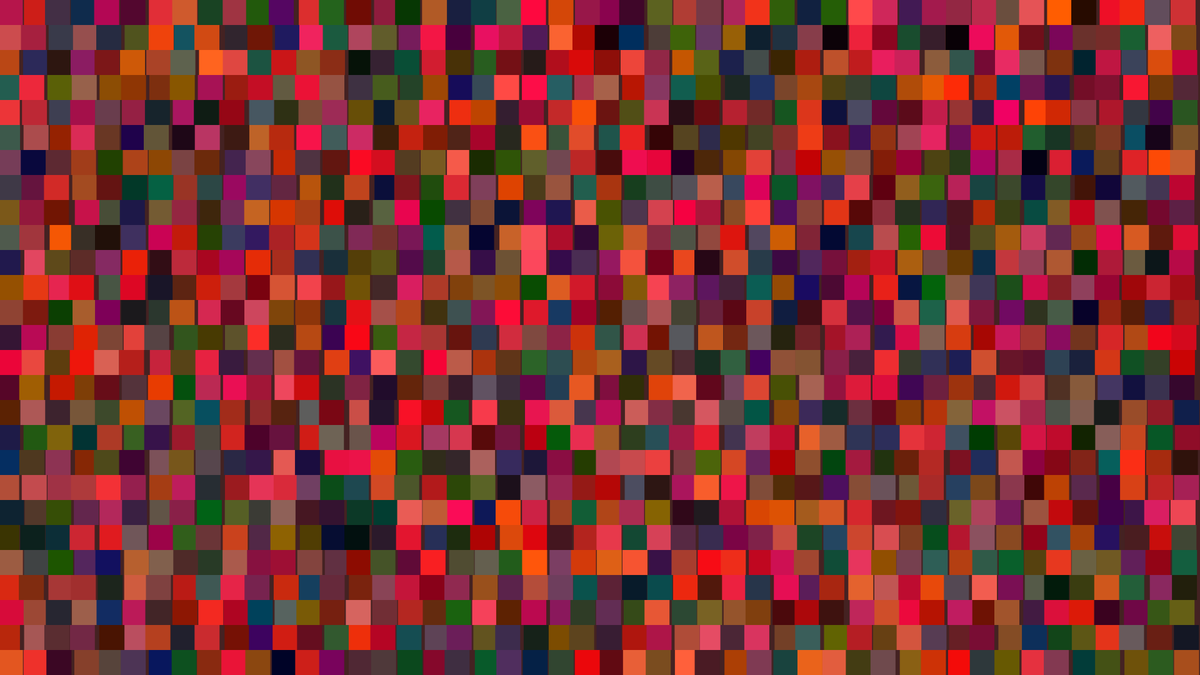
Frame 1 (no input)
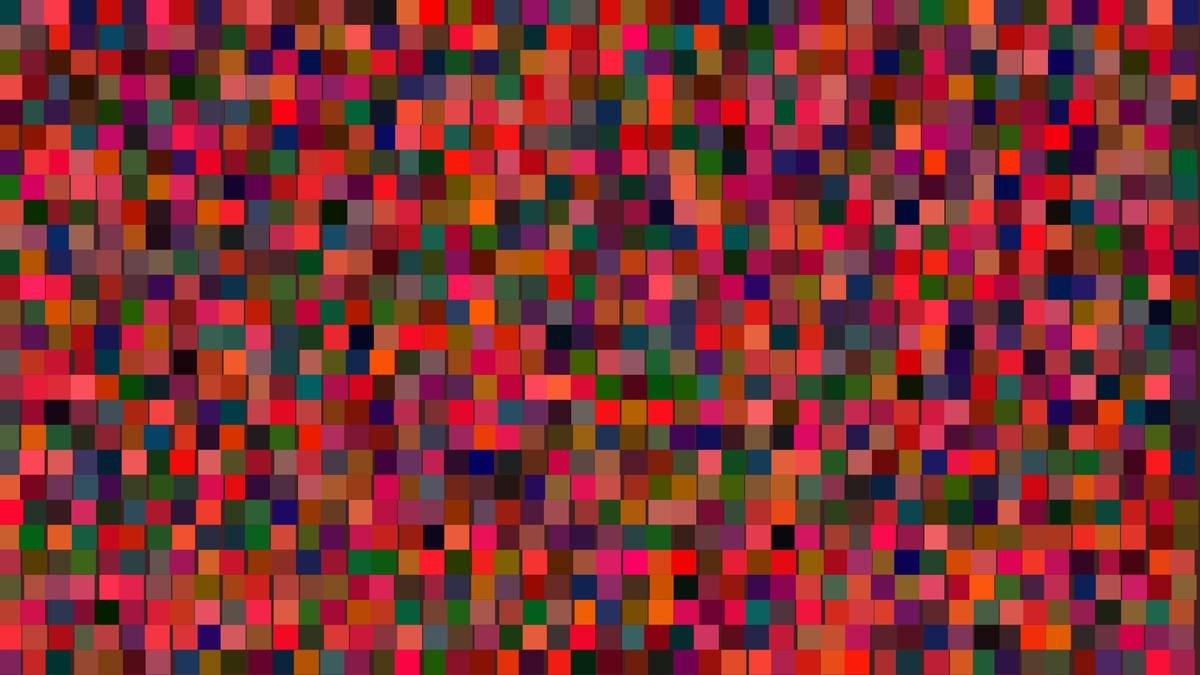
Frame 60 (no input)
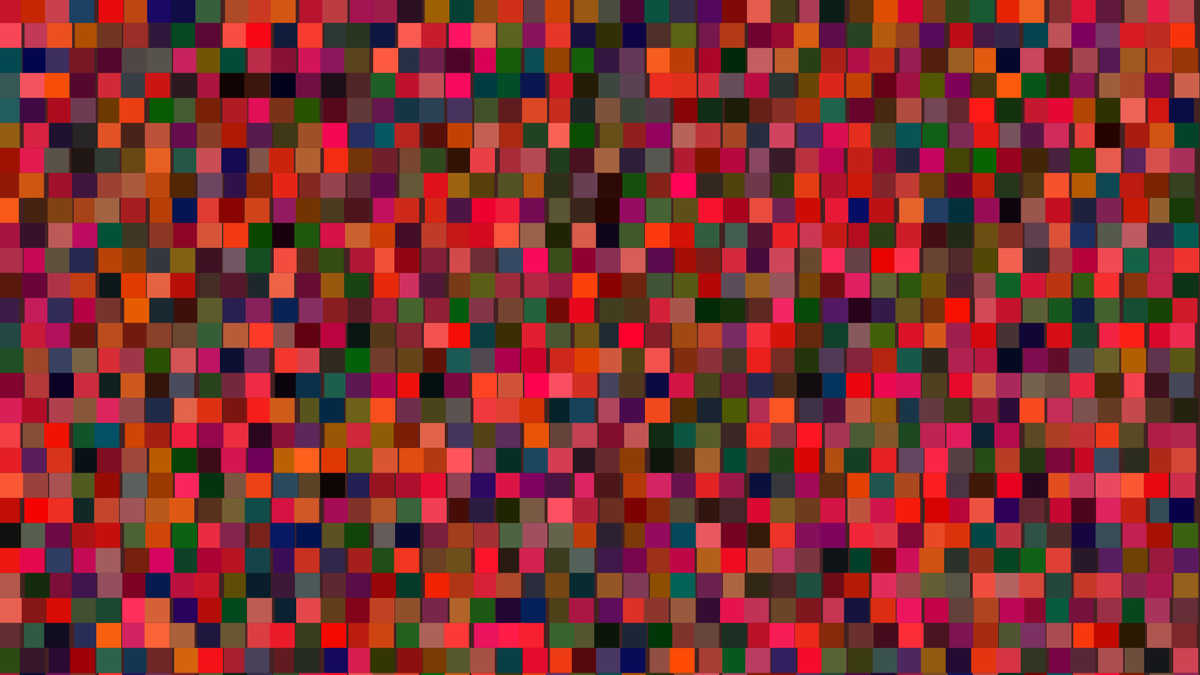
Frame 120 (the mouse pressed at the canvas centre since frame 60)

The p5.js sketch that drew these frames (run headless with seeded random() and noise() and a simulated clock; from frame 60 on, the mouse is pressed at the canvas centre):

// p5.js sketch
// ── sketch.js
  let squareArr = [];
  let squareSize = 40;
  let squareY = 0;

  function setup()
    {
        createCanvas(1920, 1080);
        while(squareArr.length<width/squareSize)
          {
            populate();
          }
        console.log("array:"+squareArr.length);
        console.log(width/squareSize);
        console.log(height/squareSize);
        console.log(squareArr);
        frameRate(24);
    }
  function draw()
    {
        background('rgb(68,34,34)');
        drawSquares();
    }
  function drawSquares()
  {
    for(let i = 0; i < height/squareSize+1; i++)
      {
        for(let i = 0; i < squareArr.length; i++)
          {
            fill(color(random(255),random(100),random(100)));
            noStroke();
            rect(squareArr[i].xPos+-random(10),squareY,squareArr[i].width,squareArr[i].height);
          }
          squareY+=squareSize;
          if(squareY>height)
          {
            squareY = 0+-random(10);
          }
      }
  }
  function populate()
    {
        squareArr.push({xPos: squareArr.length*squareSize, width: squareSize, height: squareSize});
    }
